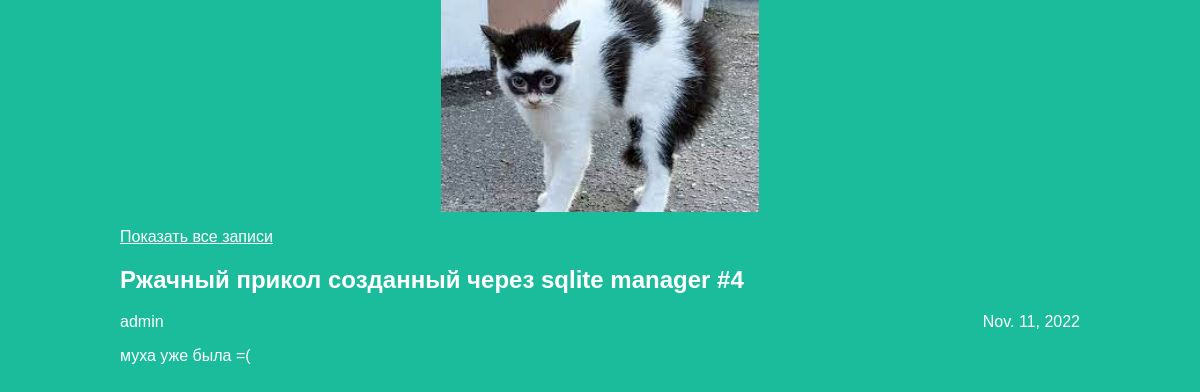
Screenshot of /articles/article/5 with the database file from the repository.
### articles/models.py (models this page shows, shortened)
class Article(models.Model):
    title = models.CharField(max_length=200)
    author = models.ForeignKey(User, on_delete=models.CASCADE)
    text = models.TextField()
    created_date = models.DateField(auto_now_add=True)
    def get_excerpt(self):
        return self.text[:140] + "..." if len(self.text) > 140 else self.text

### articles/views.py (the view)
# urls.py: path('articles/article/<int:article_id>', views.get_article, name='get_article'),
def get_article(request, article_id):
    try:
        post = Article.objects.get(id=article_id)
        return render(request, 'article.html', {"post": post})
    except Article.DoesNotExist:
        raise Http404

### articles/templates/article.html (shortened to what this page needs)
<!DOCTYPE html>
<html lang="en">
  <head>
    <link rel="stylesheet" href="../../static/img/style.css" />
  </head>
  <body class="article">
    <div class="header">
      <img src="../../static/img/logo.jpg" />
    </div>
    <div>
      {% if post == post %}
      <div class="one-post">
        <p><a href="http://127.0.0.1:8000/articles">Показать все записи</a></p>
        <h2 class="post-title">{{ post.title }}</h2>
        <div class="article-info">
          <div class="article-author">{{ post.author.username }}</div>
          <div class="article-created- date">{{ post.created_date }}</div>
        </div>
        <p class="article-text">{{ post.get_excerpt }}</p>
      </div>
      {% endif %}
    </div>
  </body>
</html>

### articles/static/img/style.css (style rules this page uses)
body { width: 100%; margin: 0 auto; background: #1abc9c; font-family: Tahoma, Arial, sans-serif; color: #ffffff; }
.header img { display: block; width: 318px; margin: 0 auto; }
.article { width: 960px; margin: 0 auto; }
a { color: #ffffff; }
.article-info { display: flex; justify-content: space-between; }
.article-author { text-align: left; }

### rows the page displays
Article: title "Ржачный прикол созданный через sqlite manager #4", author.username "admin", created_date "Nov. 11, 2022", get_excerpt "муха уже была =("
